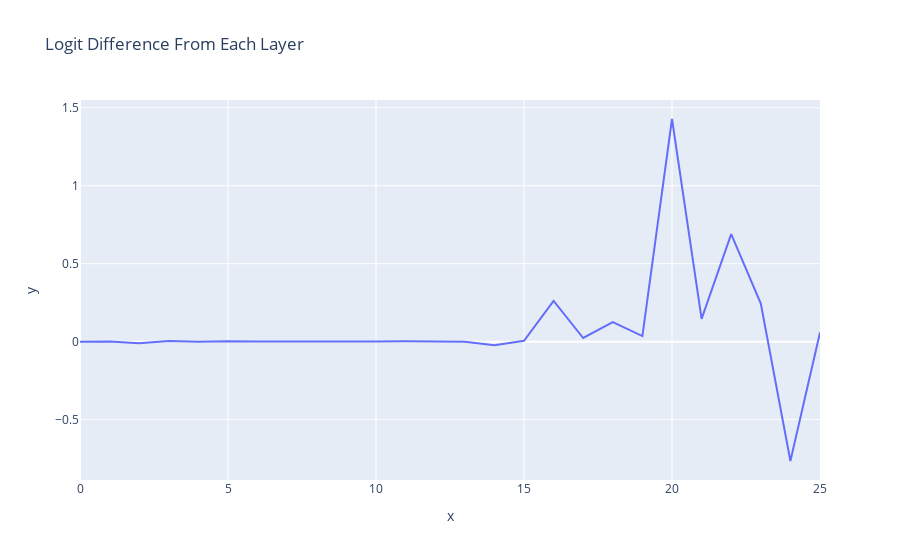

This figure's notebook cell:
### Code cell
per_layer_residual, labels = cache.decompose_resid(
    layer=-1, pos_slice=-1, return_labels=True
)
per_layer_logit_diffs = residual_stack_to_logit_diff(per_layer_residual, cache)
line(per_layer_logit_diffs, hover_name=labels, title="Logit Difference From Each Layer")

### Figure 1 — Plotly figure (JSON) as saved in the notebook; plotly's stock layout.template omitted (floating-point values rounded to 4 significant figures)
{"data": [{"hovertemplate": "<b>%{hovertext}</b><br><br>x=%{x}<br>y=%{y}<extra></extra>", "hovertext": ["embed", "pos_embed", "0_attn_out", "0_mlp_out", "1_attn_out", "1_mlp_out", "2_attn_out", "2_mlp_out", "3_attn_out", "3_mlp_out", "4_attn_out", "4_mlp_out", "5_attn_out", "5_mlp_out", "6_attn_out", "6_mlp_out", "7_attn_out", "7_mlp_out", "8_attn_out", "8_mlp_out", "9_attn_out", "9_mlp_out", "10_attn_out", "10_mlp_out", "11_attn_out", "11_mlp_out"], "legendgroup": "", "line": {"color": "#636efa", "dash": "solid"}, "marker": {"symbol": "circle"}, "mode": "lines", "name": "", "orientation": "v", "showlegend": false, "type": "scatter", "x": [0, 1, 2, 3, 4, 5, 6, 7, 8, 9, 10, 11, 12, 13, 14, 15, 16, 17, 18, 19, 20, 21, 22, 23, 24, 25], "xaxis": "x", "y": [-1.51e-05, 0.0001202, -0.01082, 0.003355, -0.0004723, 0.002922, 0.001394, 0.0004159, -0.001887, 4.2e-05, 0.0008426, 0.002416, 0.0006263, -0.0001898, -0.02347, 0.005163, 0.2619, 0.02328, 0.1258, 0.03563, 1.428, 0.1457, 0.69, 0.2442, -0.7657, 0.05898], "yaxis": "y"}], "layout": {"legend": {"tracegroupgap": 0}, "title": {"text": "Logit Difference From Each Layer"}, "xaxis": {"anchor": "y", "domain": [0, 1], "title": {"text": "x"}}, "yaxis": {"anchor": "x", "domain": [0, 1], "title": {"text": "y"}}}}
